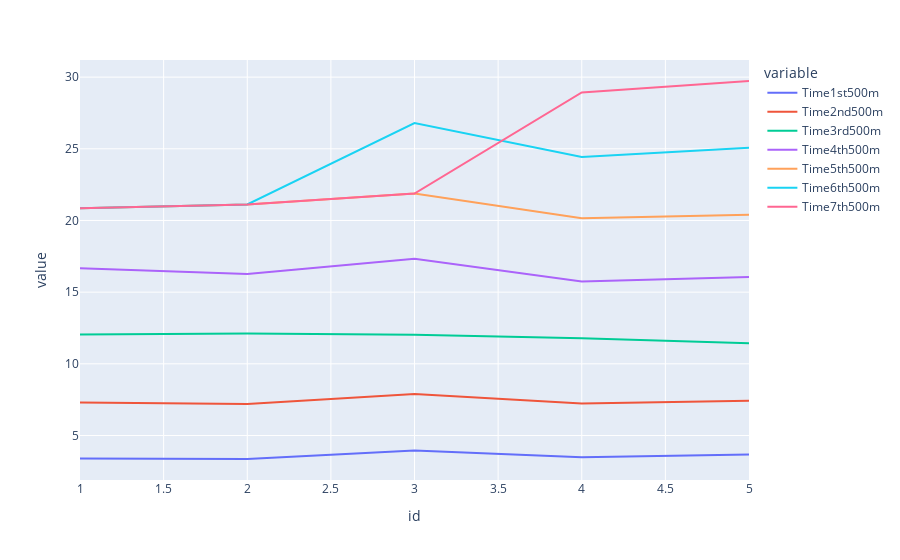

Notebook code cell kept with this figure:
### Markdown cell above
### General trends
Each line is a different distance. Not very clear. May look better with more observations.

### Code cell
px.line(df_run, x='id', y=['Time1st500m', 'Time2nd500m', 'Time3rd500m', 'Time4th500m', 'Time5th500m', 'Time6th500m', 'Time7th500m'])

### Figure 1 — Plotly figure (JSON) as saved in the notebook; plotly's stock layout.template omitted (floating-point values rounded to 4 significant figures)
{"data": [{"hovertemplate": "variable=Time1st500m<br>id=%{x}<br>value=%{y}<extra></extra>", "legendgroup": "Time1st500m", "line": {"color": "#636efa", "dash": "solid"}, "mode": "lines", "name": "Time1st500m", "orientation": "v", "showlegend": true, "type": "scatter", "x": [1, 2, 3, 4, 5], "xaxis": "x", "y": [3.4, 3.36, 3.95, 3.48, 3.68], "yaxis": "y"}, {"hovertemplate": "variable=Time2nd500m<br>id=%{x}<br>value=%{y}<extra></extra>", "legendgroup": "Time2nd500m", "line": {"color": "#EF553B", "dash": "solid"}, "mode": "lines", "name": "Time2nd500m", "orientation": "v", "showlegend": true, "type": "scatter", "x": [1, 2, 3, 4, 5], "xaxis": "x", "y": [7.3, 7.2, 7.9, 7.23, 7.42], "yaxis": "y"}, {"hovertemplate": "variable=Time3rd500m<br>id=%{x}<br>value=%{y}<extra></extra>", "legendgroup": "Time3rd500m", "line": {"color": "#00cc96", "dash": "solid"}, "mode": "lines", "name": "Time3rd500m", "orientation": "v", "showlegend": true, "type": "scatter", "x": [1, 2, 3, 4, 5], "xaxis": "x", "y": [12.05, 12.12, 12.02, 11.78, 11.43], "yaxis": "y"}, {"hovertemplate": "variable=Time4th500m<br>id=%{x}<br>value=%{y}<extra></extra>", "legendgroup": "Time4th500m", "line": {"color": "#ab63fa", "dash": "solid"}, "mode": "lines", "name": "Time4th500m", "orientation": "v", "showlegend": true, "type": "scatter", "x": [1, 2, 3, 4, 5], "xaxis": "x", "y": [16.66, 16.27, 17.33, 15.75, 16.05], "yaxis": "y"}, {"hovertemplate": "variable=Time5th500m<br>id=%{x}<br>value=%{y}<extra></extra>", "legendgroup": "Time5th500m", "line": {"color": "#FFA15A", "dash": "solid"}, "mode": "lines", "name": "Time5th500m", "orientation": "v", "showlegend": true, "type": "scatter", "x": [1, 2, 3, 4, 5], "xaxis": "x", "y": [20.85, 21.12, 21.88, 20.15, 20.4], "yaxis": "y"}, {"hovertemplate": "variable=Time6th500m<br>id=%{x}<br>value=%{y}<extra></extra>", "legendgroup": "Time6th500m", "line": {"color": "#19d3f3", "dash": "solid"}, "mode": "lines", "name": "Time6th500m", "orientation": "v", "showlegend": true, "type": "scatter", "x": [1, 2, 3, 4, 5], "xaxis": "x", "y": [20.85, 21.12, 26.8, 24.43, 25.07], "yaxis": "y"}, {"hovertemplate": "variable=Time7th500m<br>id=%{x}<br>value=%{y}<extra></extra>", "legendgroup": "Time7th500m", "line": {"color": "#FF6692", "dash": "solid"}, "mode": "lines", "name": "Time7th500m", "orientation": "v", "showlegend": true, "type": "scatter", "x": [1, 2, 3, 4, 5], "xaxis": "x", "y": [20.85, 21.12, 21.88, 28.93, 29.73], "yaxis": "y"}], "layout": {"legend": {"title": {"text": "variable"}, "tracegroupgap": 0}, "margin": {"t": 60}, "xaxis": {"anchor": "y", "domain": [0, 1], "title": {"text": "id"}}, "yaxis": {"anchor": "x", "domain": [0, 1], "title": {"text": "value"}}}}
